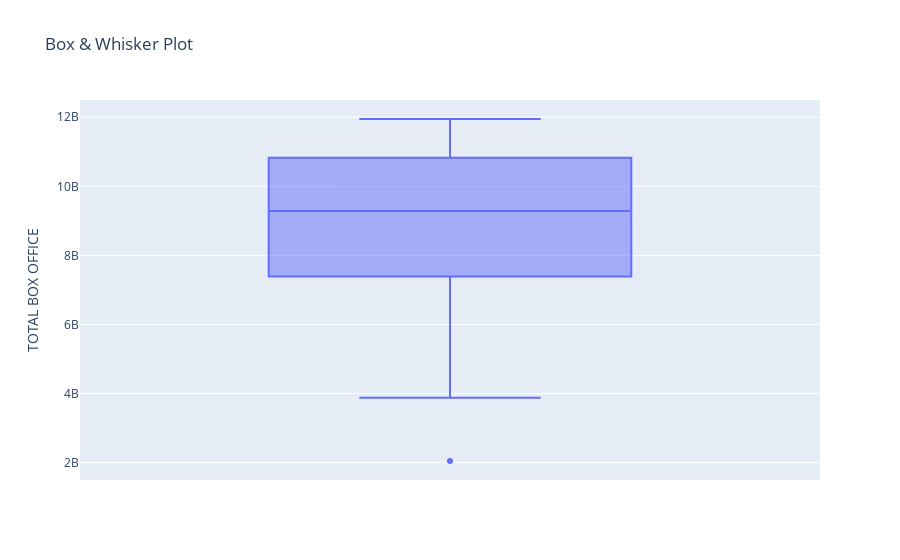

Write notebook code for a chart like this one.
### Code cell
px.box(df,y='TOTAL BOX OFFICE', 
          title='Box & Whisker Plot',
          hover_data=['YEAR'])

### Figure 1 — Plotly figure (JSON) as saved in the notebook; plotly's stock layout.template omitted (floating-point values rounded to 4 significant figures)
{"data": [{"alignmentgroup": "True", "customdata": [[2021], [2020], [2019], [2018], [2017], [2016], [2015], [2014], [2013], [2012], [2011], [2010], [2009], [2008], [2007], [2006], [2005], [2004], [2003], [2002], [2001], [2000], [1999], [1998], [1997], [1996], [1995]], "hovertemplate": "TOTAL BOX OFFICE=%{y}<br>YEAR=%{customdata[0]}<extra></extra>", "legendgroup": "", "marker": {"color": "#636efa"}, "name": "", "notched": false, "offsetgroup": "", "orientation": "v", "showlegend": false, "type": "box", "x0": " ", "xaxis": "x", "y": [3881777912, 2048534616, 11253443955, 11948096650, 10993991460, 11267115924, 11155900636, 10272985008, 10887446341, 10992141616, 10173519704, 10482254025, 10639257284, 9750744148, 9769854914, 9161738221, 8800805718, 9287996519, 9193277289, 9155147215, 8296849636, 7532311479, 7338894852, 6771575283, 6230235770, 5769078886, 5314421390], "y0": " ", "yaxis": "y"}], "layout": {"boxmode": "group", "legend": {"tracegroupgap": 0}, "title": {"text": "Box & Whisker Plot"}, "xaxis": {"anchor": "y", "domain": [0, 1]}, "yaxis": {"anchor": "x", "domain": [0, 1], "title": {"text": "TOTAL BOX OFFICE"}}}}
